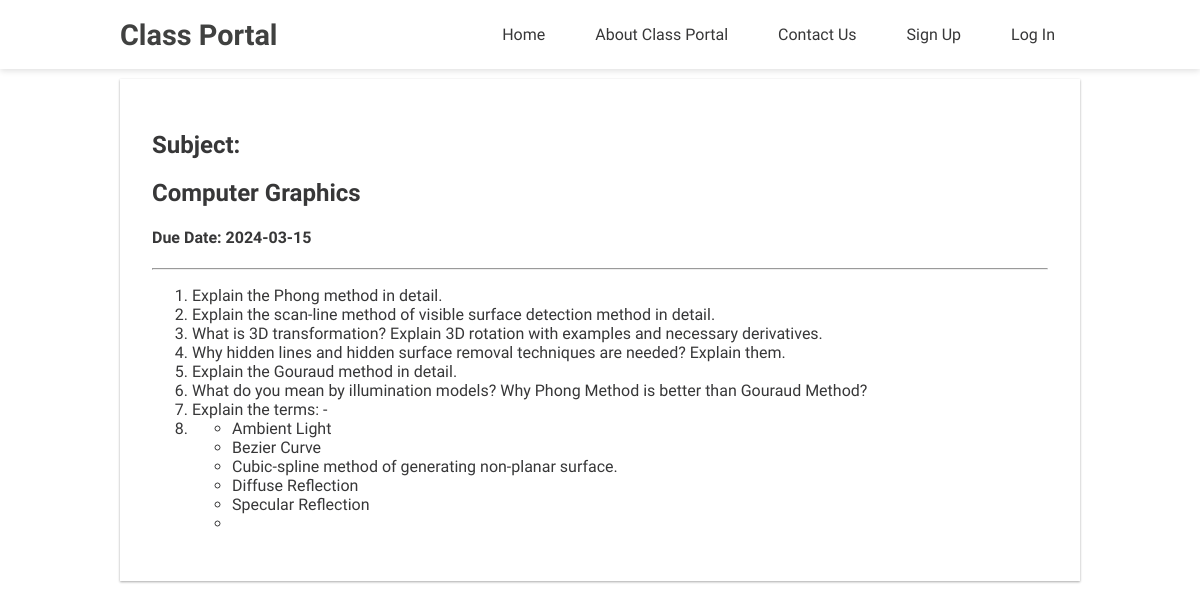
The page /view.php?id=5 on the database its author committed.
### tables this page shows
CREATE TABLE `assignment` (
  `id` int(100) NOT NULL,
  `teacher` varchar(100) DEFAULT NULL,
  `subject` varchar(100) DEFAULT NULL,
  `title` varchar(100) NOT NULL,
  `description` varchar(30000) NOT NULL,
  `duedate` varchar(100) NOT NULL,
  `user_role` int(10) NOT NULL
);

### view.php (the view, shortened to what this page needs)
<?php
include("config/db.php");
include("include/header.php");
?>
<div class="container">
    <?php
    $id = $_GET['id'];
    $sql = "SELECT * FROM assignment WHERE id = '$id'";
    $result = mysqli_query($conn, $sql) or die('Error');
    if (mysqli_num_rows($result) > 0) {
        while ($row = mysqli_fetch_assoc($result)) {
            $subject = $row['Subject'];
            $title = $row['title'];
            $duedate = $row['duedate'];
            $description = $row['description'];
    ?>
            <div class="assignment-card" id="data">
                <h2>Subject: <?php echo $subject; ?></h2>
                <h2><?php echo $title; ?></h2>
                <h4>Due Date: <?php echo $duedate; ?></h4>
                <hr>
                <div><?php echo $description; ?></div>
            </div>
    <?php
        }
    } else {
        $error = 'No assignments';
    }
    ?>
</div>

### css/main.css (style rules this page uses)
html, body { margin: 0; padding: 0; color: #373738; background: #fff; font-family: 'Varela Round', sans-serif; scroll-behavior: smooth; }
.container { width: 80%; margin: 0 auto; }
.assignment-card { padding: 2em; margin-top: 10px; background-color: #fff; box-shadow: 0 1px 3px rgba(0,0,0,0.12), 0 1px 2px rgba(0,0,0,0.24); transition: all .3s ease-in-out; }

### rows shown on the page
assignment: title "Computer Graphics", duedate "2024-03-15", description "Explain the Phong method in detail. Explain the scan-line method of visible surface detection method in detail. What is 3D transformation? Explain 3D rotation with examples and necessary derivatives. Why hidden lines and hidden surface removal techniques are needed? Explain them. Explain the Gouraud method in detail. What do you mean by illumination models? Why Phong Method is better than Gouraud Method? Explain the terms: - Ambient Light Bezier Curve Cubic-spline method of generating non-planar surface. Diffuse Reflection Specular Reflection"
